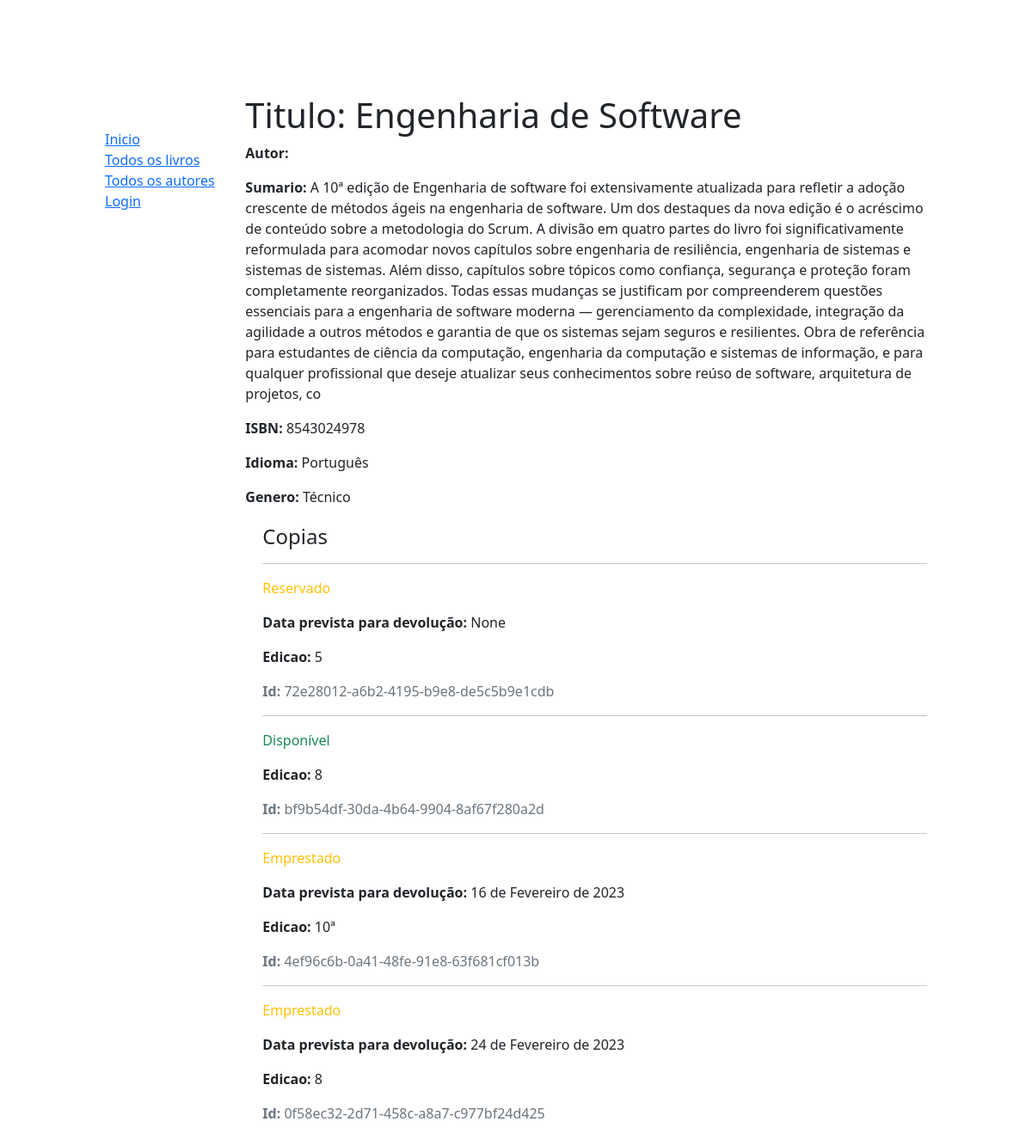
/catalog/livro/2, run on the app's committed database.
### catalog/models.py (models this page shows, shortened)
class Livro(models.Model):
    titulo = models.CharField(max_length=200)
    autor = models.ForeignKey('Autor', on_delete=models.SET_NULL, null=True)
    sumario = models.TextField(max_length=1000, help_text='Digite uma descrição resumida do livro')
    isbn = models.CharField('ISBN', max_length=13, unique=True, help_text='código de 13 caracteres ISBN - <a href="https://www.isbn-international.org/content/what-isbn">ISBN number</a>')
    genero = models.ManyToManyField(Genero, help_text='Selecione um genero para este livro')
    idioma = models.ForeignKey('Idioma', on_delete=models.SET_NULL, null = True)
    def mostra_genero(self):
        return ', '.join([genero.nome for genero in self.genero.all()[:3]])
    mostra_genero.short_description = 'Genero'

class Idioma(models.Model):
    name = models.CharField(max_length=200, help_text='Informe o idioma do livro')
    def __str__(self):
        return self.name

class Genero(models.Model):
    nome = models.CharField(max_length=200, help_text='Informe um genero literário. Ex: Ficção científica')
    def __str__(self):
        return self.nome

class InstanciaLivro(models.Model):
    id = models.UUIDField(primary_key=True, default=uuid.uuid4, help_text='ID único para este livro em particular')
    livro = models.ForeignKey('Livro', on_delete=models.RESTRICT, null = True)
    edicao = models.CharField(max_length=200)
    data_devolucao = models.DateField(null=True, blank=True)
    STATUS_EMPRESTIMO = (
        ('m', 'Manutenção'),
        ('e', 'Emprestado'),
        ('d', 'Disponível'),
        ('r', 'Reservado'),
    )
    status = models.CharField(
        max_length=1,
        choices= STATUS_EMPRESTIMO,
        blank=True,
        default= 'm',
        help_text= 'Disponibilidade',
    )
    class Meta:
        ordering = ['data_devolucao']

### catalog/views.py (the view)
# urls.py: path('livro/<int:pk>', views.LivroDetalheView.as_view(), name = 'livro-detail'),
class LivroDetalheView(generic.DetailView):
    model = Livro
    paginate_by = 10

### catalog/templates/catalog/livro_detail.html
{% extends "base_generic.html" %}
{% block content %}
  <h1>Titulo: {{ livro.titulo }}</h1>
  <p><strong>Autor:</strong> <a href="">{{ livro.author }}</a></p>
  <p><strong>Sumario:</strong> {{ livro.sumario }}</p>
  <p><strong>ISBN:</strong> {{ livro.isbn }}</p>
  <p><strong>Idioma:</strong> {{ livro.idioma }}</p>
  <p><strong>Genero:</strong> {{ livro.genero.all|join:", " }}</p>
  <div style="margin-left:20px;margin-top:20px">
    <h4>Copias</h4>
    {% for copia in livro.instancialivro_set.all %}
      <hr>
      <p class="{% if copia.status == 'd' %}text-success{% elif copia.status == 'm' %}text-danger{% else %}text-warning{% endif %}">
        {{ copia.get_status_display }}
      </p>
      {% if copia.status != 'd' %}
        <p><strong>Data prevista para devolução:</strong> {{ copia.data_devolucao }}</p>
      {% endif %}
      <p><strong>Edicao:</strong> {{ copia.edicao }}</p>
      <p class="text-muted"><strong>Id:</strong> {{ copia.id }}</p>
    {% endfor %}
  </div>
{% endblock %}

### catalog/static/css/style.css (style rules this page uses)
body { margin: 10px;padding:100px; }

### data on the page
Livro: titulo "Engenharia de Software", sumario "A 10ª edição de Engenharia de software foi extensivamente atualizada para refletir a adoção crescente de métodos ágeis na engenharia de software. Um dos destaques da nova edição é o acréscimo de conteúdo sobre a metodologia do Scrum. A divisão em quatro partes do livro foi significativamente reformulada para acomodar novos capítulos sobre engenharia de resiliência, engenharia de sistemas e sistemas de sistemas. Além disso, capítulos sobre tópicos como confiança, segurança e proteção foram completamente reorganizados. Todas essas mudanças se justificam por compreenderem questões essenciais para a engenharia de software moderna ― gerenciamento da complexidade, integração da agilidade a outros…", isbn "8543024978", idioma "Português", genero.all "Técnico"
InstanciaLivro: status "Reservado", data_devolucao "None", edicao "5", id "72e28012-a6b2-4195-b9e8-de5c5b9e1cdb"
InstanciaLivro: status "Disponível", edicao "8", id "bf9b54df-30da-4b64-9904-8af67f280a2d"
InstanciaLivro: status "Emprestado", data_devolucao "16 de Fevereiro de 2023", edicao "10ª", id "4ef96c6b-0a41-48fe-91e8-63f681cf013b"
InstanciaLivro: status "Emprestado", data_devolucao "24 de Fevereiro de 2023", edicao "8", id "0f58ec32-2d71-458c-a8a7-c977bf24d425"
